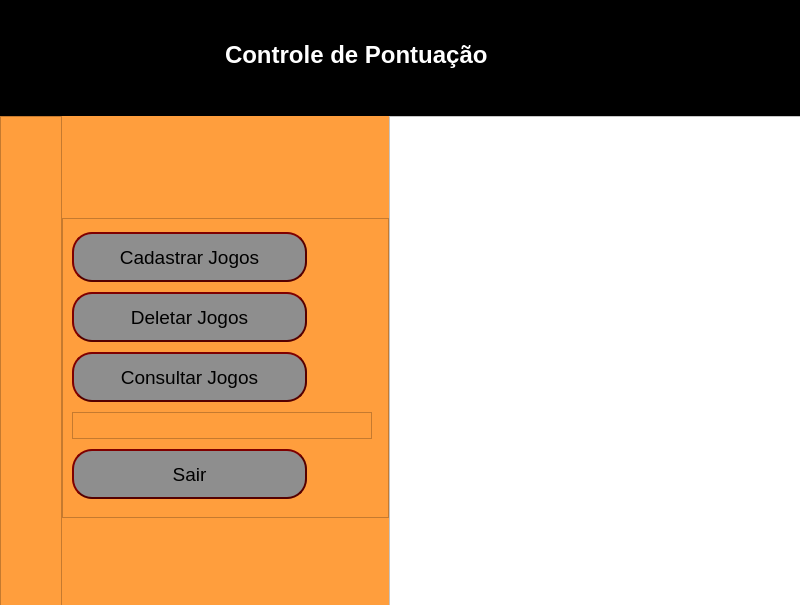
<?xml version="1.0" encoding="UTF-8"?>
<ui version="4.0">
 <class>MainWindow</class>
 <widget class="QMainWindow" name="MainWindow">
  <property name="geometry">
   <rect>
    <x>0</x>
    <y>0</y>
    <width>800</width>
    <height>605</height>
   </rect>
  </property>
  <property name="minimumSize">
   <size>
    <width>700</width>
    <height>400</height>
   </size>
  </property>
  <property name="maximumSize">
   <size>
    <width>800</width>
    <height>620</height>
   </size>
  </property>
  <property name="sizeIncrement">
   <size>
    <width>0</width>
    <height>0</height>
   </size>
  </property>
  <property name="windowTitle">
   <string>Tela1 - Principal</string>
  </property>
  <property name="styleSheet">
   <string notr="true">background-color: rgb(0, 0, 0);</string>
  </property>
  <widget class="QWidget" name="centralwidget">
   <property name="minimumSize">
    <size>
     <width>800</width>
     <height>620</height>
    </size>
   </property>
   <property name="maximumSize">
    <size>
     <width>800</width>
     <height>620</height>
    </size>
   </property>
   <property name="sizeIncrement">
    <size>
     <width>800</width>
     <height>620</height>
    </size>
   </property>
   <layout class="QVBoxLayout" name="verticalLayout">
    <property name="spacing">
     <number>0</number>
    </property>
    <property name="leftMargin">
     <number>0</number>
    </property>
    <property name="topMargin">
     <number>0</number>
    </property>
    <property name="rightMargin">
     <number>0</number>
    </property>
    <property name="bottomMargin">
     <number>0</number>
    </property>
    <item>
     <widget class="QFrame" name="frame_3">
      <property name="minimumSize">
       <size>
        <width>0</width>
        <height>10</height>
       </size>
      </property>
      <property name="maximumSize">
       <size>
        <width>16777215</width>
        <height>16777215</height>
       </size>
      </property>
      <property name="styleSheet">
       <string notr="true">background-color: rgb(181, 81, 24);
background-color: rgb(0, 0, 0);</string>
      </property>
      <property name="frameShape">
       <enum>QFrame::StyledPanel</enum>
      </property>
      <property name="frameShadow">
       <enum>QFrame::Raised</enum>
      </property>
      <layout class="QVBoxLayout" name="verticalLayout_4">
       <item>
        <widget class="QFrame" name="frame_8">
         <property name="maximumSize">
          <size>
           <width>16777215</width>
           <height>5</height>
          </size>
         </property>
         <property name="frameShape">
          <enum>QFrame::StyledPanel</enum>
         </property>
         <property name="frameShadow">
          <enum>QFrame::Raised</enum>
         </property>
        </widget>
       </item>
       <item>
        <widget class="QFrame" name="frame_4">
         <property name="styleSheet">
          <string notr="true">background-color: rgb(0, 0, 0);</string>
         </property>
         <property name="frameShape">
          <enum>QFrame::StyledPanel</enum>
         </property>
         <property name="frameShadow">
          <enum>QFrame::Raised</enum>
         </property>
         <layout class="QHBoxLayout" name="horizontalLayout_2">
          <item>
           <widget class="QFrame" name="frame_10">
            <property name="frameShape">
             <enum>QFrame::StyledPanel</enum>
            </property>
            <property name="frameShadow">
             <enum>QFrame::Raised</enum>
            </property>
           </widget>
          </item>
          <item>
           <widget class="QLabel" name="label_2">
            <property name="minimumSize">
             <size>
              <width>350</width>
              <height>47</height>
             </size>
            </property>
            <property name="maximumSize">
             <size>
              <width>350</width>
              <height>70</height>
             </size>
            </property>
            <property name="font">
             <font>
              <pointsize>18</pointsize>
              <weight>75</weight>
              <bold>true</bold>
             </font>
            </property>
            <property name="styleSheet">
             <string notr="true">color: rgb(255, 255, 255);
background-color: rgb(0, 0, 0);</string>
            </property>
            <property name="text">
             <string>Controle de Pontuação</string>
            </property>
           </widget>
          </item>
          <item>
           <widget class="QFrame" name="frame_9">
            <property name="frameShape">
             <enum>QFrame::StyledPanel</enum>
            </property>
            <property name="frameShadow">
             <enum>QFrame::Raised</enum>
            </property>
           </widget>
          </item>
         </layout>
        </widget>
       </item>
       <item>
        <widget class="QWidget" name="widget" native="true"/>
       </item>
      </layout>
     </widget>
    </item>
    <item>
     <widget class="QFrame" name="frame">
      <property name="minimumSize">
       <size>
        <width>627</width>
        <height>481</height>
       </size>
      </property>
      <property name="maximumSize">
       <size>
        <width>800</width>
        <height>504</height>
       </size>
      </property>
      <property name="sizeIncrement">
       <size>
        <width>800</width>
        <height>500</height>
       </size>
      </property>
      <property name="toolTipDuration">
       <number>-1</number>
      </property>
      <property name="styleSheet">
       <string notr="true">background-color: rgb(255, 158, 61);</string>
      </property>
      <property name="frameShape">
       <enum>QFrame::NoFrame</enum>
      </property>
      <property name="frameShadow">
       <enum>QFrame::Raised</enum>
      </property>
      <property name="lineWidth">
       <number>1</number>
      </property>
      <layout class="QHBoxLayout" name="horizontalLayout">
       <property name="spacing">
        <number>0</number>
       </property>
       <property name="leftMargin">
        <number>0</number>
       </property>
       <property name="topMargin">
        <number>0</number>
       </property>
       <property name="rightMargin">
        <number>0</number>
       </property>
       <property name="bottomMargin">
        <number>0</number>
       </property>
       <item>
        <widget class="QFrame" name="frame_7">
         <property name="minimumSize">
          <size>
           <width>62</width>
           <height>600</height>
          </size>
         </property>
         <property name="maximumSize">
          <size>
           <width>73</width>
           <height>600</height>
          </size>
         </property>
         <property name="styleSheet">
          <string notr="true"/>
         </property>
         <property name="frameShape">
          <enum>QFrame::StyledPanel</enum>
         </property>
         <property name="frameShadow">
          <enum>QFrame::Raised</enum>
         </property>
        </widget>
       </item>
       <item>
        <widget class="QFrame" name="frame_5">
         <property name="minimumSize">
          <size>
           <width>327</width>
           <height>139</height>
          </size>
         </property>
         <property name="maximumSize">
          <size>
           <width>250</width>
           <height>300</height>
          </size>
         </property>
         <property name="frameShape">
          <enum>QFrame::StyledPanel</enum>
         </property>
         <property name="frameShadow">
          <enum>QFrame::Raised</enum>
         </property>
         <layout class="QVBoxLayout" name="verticalLayout_2">
          <item>
           <widget class="QPushButton" name="btn_cadJogo">
            <property name="minimumSize">
             <size>
              <width>235</width>
              <height>50</height>
             </size>
            </property>
            <property name="maximumSize">
             <size>
              <width>226</width>
              <height>50</height>
             </size>
            </property>
            <property name="font">
             <font>
              <family>Arial</family>
              <pointsize>14</pointsize>
              <weight>50</weight>
              <bold>false</bold>
             </font>
            </property>
            <property name="styleSheet">
             <string notr="true">background-color: rgb(142,142,142);
color: rgb(0,0,0);
border: 2px solid #500;
border-radius: 20px;
border-style: outset;</string>
            </property>
            <property name="text">
             <string>Cadastrar Jogos</string>
            </property>
            <property name="default">
             <bool>true</bool>
            </property>
           </widget>
          </item>
          <item>
           <widget class="QPushButton" name="btn_delJogo">
            <property name="minimumSize">
             <size>
              <width>235</width>
              <height>50</height>
             </size>
            </property>
            <property name="maximumSize">
             <size>
              <width>235</width>
              <height>50</height>
             </size>
            </property>
            <property name="font">
             <font>
              <pointsize>14</pointsize>
             </font>
            </property>
            <property name="styleSheet">
             <string notr="true">background-color: rgb(142,142,142);
color: rgb(0,0,0);
border: 2px solid #500;
    border-radius: 20px;
    border-style: outset;</string>
            </property>
            <property name="text">
             <string>Deletar Jogos</string>
            </property>
            <property name="default">
             <bool>true</bool>
            </property>
           </widget>
          </item>
          <item>
           <widget class="QPushButton" name="btn_consJogo">
            <property name="minimumSize">
             <size>
              <width>235</width>
              <height>50</height>
             </size>
            </property>
            <property name="maximumSize">
             <size>
              <width>235</width>
              <height>50</height>
             </size>
            </property>
            <property name="font">
             <font>
              <pointsize>14</pointsize>
             </font>
            </property>
            <property name="styleSheet">
             <string notr="true">background-color: rgb(142,142,142);
color: rgb(0,0,0);
 border-radius: 20px;
border: 2px solid #500;
    border-radius: 20px;
    border-style: outset;</string>
            </property>
            <property name="text">
             <string>Consultar Jogos</string>
            </property>
            <property name="default">
             <bool>true</bool>
            </property>
           </widget>
          </item>
          <item>
           <widget class="QFrame" name="frame_2">
            <property name="minimumSize">
             <size>
              <width>20</width>
              <height>20</height>
             </size>
            </property>
            <property name="maximumSize">
             <size>
              <width>300</width>
              <height>27</height>
             </size>
            </property>
            <property name="frameShape">
             <enum>QFrame::StyledPanel</enum>
            </property>
            <property name="frameShadow">
             <enum>QFrame::Raised</enum>
            </property>
           </widget>
          </item>
          <item>
           <widget class="QPushButton" name="btn_sair">
            <property name="minimumSize">
             <size>
              <width>235</width>
              <height>50</height>
             </size>
            </property>
            <property name="maximumSize">
             <size>
              <width>235</width>
              <height>50</height>
             </size>
            </property>
            <property name="font">
             <font>
              <pointsize>14</pointsize>
             </font>
            </property>
            <property name="styleSheet">
             <string notr="true">background-color: rgb(142,142,142);
color: rgb(0,0,0);
border: 2px solid #500;
border-radius: 20px;
 border-style: outset;</string>
            </property>
            <property name="text">
             <string>Sair</string>
            </property>
            <property name="default">
             <bool>true</bool>
            </property>
           </widget>
          </item>
         </layout>
        </widget>
       </item>
       <item>
        <widget class="QFrame" name="frame_6">
         <property name="minimumSize">
          <size>
           <width>600</width>
           <height>500</height>
          </size>
         </property>
         <property name="maximumSize">
          <size>
           <width>600</width>
           <height>762</height>
          </size>
         </property>
         <property name="styleSheet">
          <string notr="true">background-color: rgb(255, 255, 255);</string>
         </property>
         <property name="frameShape">
          <enum>QFrame::StyledPanel</enum>
         </property>
         <property name="frameShadow">
          <enum>QFrame::Raised</enum>
         </property>
         <layout class="QVBoxLayout" name="verticalLayout_3">
          <item>
           <widget class="QLabel" name="label">
            <property name="minimumSize">
             <size>
              <width>674</width>
              <height>632</height>
             </size>
            </property>
            <property name="maximumSize">
             <size>
              <width>755</width>
              <height>253</height>
             </size>
            </property>
            <property name="text">
             <string/>
            </property>
            <property name="pixmap">
             <pixmap>bola basquete.png</pixmap>
            </property>
           </widget>
          </item>
         </layout>
        </widget>
       </item>
      </layout>
     </widget>
    </item>
   </layout>
  </widget>
 </widget>
 <resources/>
 <connections/>
</ui>
